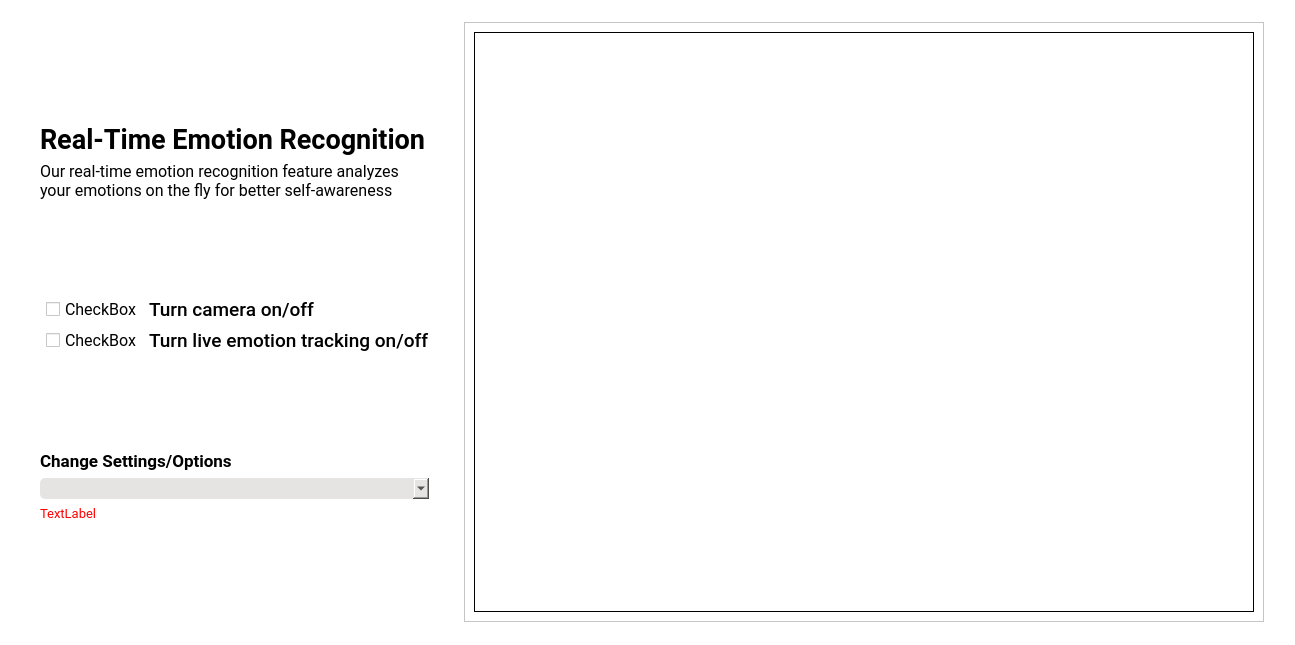
<?xml version="1.0" encoding="UTF-8"?>
<ui version="4.0">
 <class>EmotionRecognitionWindow</class>
 <widget class="QWidget" name="EmotionRecognitionWindow">
  <property name="geometry">
   <rect>
    <x>0</x>
    <y>0</y>
    <width>1295</width>
    <height>645</height>
   </rect>
  </property>
  <property name="windowTitle">
   <string>EmoSense</string>
  </property>
  <property name="windowIcon">
   <iconset resource="../../assets/assets.qrc">
    <normaloff>:/icons/images/icons/logo.png</normaloff>:/icons/images/icons/logo.png</iconset>
  </property>
  <property name="styleSheet">
   <string notr="true">background-color: #fff;
color: #000;
</string>
  </property>
  <layout class="QGridLayout" name="gridLayout_2">
   <item row="0" column="0" colspan="5">
    <spacer name="verticalSpacer">
     <property name="orientation">
      <enum>Qt::Orientation::Vertical</enum>
     </property>
     <property name="sizeHint" stdset="0">
      <size>
       <width>20</width>
       <height>40</height>
      </size>
     </property>
    </spacer>
   </item>
   <item row="3" column="4">
    <spacer name="horizontalSpacer_2">
     <property name="orientation">
      <enum>Qt::Orientation::Horizontal</enum>
     </property>
     <property name="sizeHint" stdset="0">
      <size>
       <width>40</width>
       <height>20</height>
      </size>
     </property>
    </spacer>
   </item>
   <item row="3" column="0">
    <spacer name="horizontalSpacer_3">
     <property name="orientation">
      <enum>Qt::Orientation::Horizontal</enum>
     </property>
     <property name="sizeHint" stdset="0">
      <size>
       <width>40</width>
       <height>20</height>
      </size>
     </property>
    </spacer>
   </item>
   <item row="4" column="0" colspan="5">
    <spacer name="verticalSpacer_4">
     <property name="orientation">
      <enum>Qt::Orientation::Vertical</enum>
     </property>
     <property name="sizeHint" stdset="0">
      <size>
       <width>20</width>
       <height>40</height>
      </size>
     </property>
    </spacer>
   </item>
   <item row="3" column="2">
    <spacer name="horizontalSpacer_4">
     <property name="orientation">
      <enum>Qt::Orientation::Horizontal</enum>
     </property>
     <property name="sizeHint" stdset="0">
      <size>
       <width>40</width>
       <height>20</height>
      </size>
     </property>
    </spacer>
   </item>
   <item row="3" column="3">
    <widget class="QFrame" name="frame_4">
     <property name="minimumSize">
      <size>
       <width>800</width>
       <height>600</height>
      </size>
     </property>
     <property name="frameShape">
      <enum>QFrame::Shape::StyledPanel</enum>
     </property>
     <property name="frameShadow">
      <enum>QFrame::Shadow::Raised</enum>
     </property>
     <layout class="QGridLayout" name="gridLayout_3">
      <item row="0" column="0">
       <widget class="QLabel" name="label_CameraFeed">
        <property name="styleSheet">
         <string notr="true">border: 0.5px solid #000;
</string>
        </property>
        <property name="text">
         <string/>
        </property>
        <property name="pixmap">
         <pixmap resource="../../assets/assets.qrc">:/backgrounds/images/backgrounds/camera-feed.png</pixmap>
        </property>
       </widget>
      </item>
     </layout>
    </widget>
   </item>
   <item row="3" column="1">
    <widget class="QFrame" name="frame_3">
     <property name="styleSheet">
      <string notr="true"/>
     </property>
     <property name="frameShape">
      <enum>QFrame::Shape::NoFrame</enum>
     </property>
     <property name="frameShadow">
      <enum>QFrame::Shadow::Raised</enum>
     </property>
     <layout class="QGridLayout" name="gridLayout">
      <item row="8" column="0" colspan="3">
       <widget class="QLabel" name="label_5">
        <property name="font">
         <font>
          <family>Roboto</family>
          <pointsize>13</pointsize>
          <bold>true</bold>
         </font>
        </property>
        <property name="text">
         <string>Change Settings/Options</string>
        </property>
        <property name="margin">
         <number>0</number>
        </property>
       </widget>
      </item>
      <item row="9" column="0" colspan="3">
       <widget class="QComboBox" name="comboBox_CameraSource">
        <property name="font">
         <font>
          <family>Roboto</family>
          <pointsize>12</pointsize>
         </font>
        </property>
        <property name="styleSheet">
         <string notr="true">background-color: #E5E4E2;
border-radius: 5px;
</string>
        </property>
       </widget>
      </item>
      <item row="2" column="0" colspan="3">
       <widget class="QLabel" name="label_11">
        <property name="font">
         <font>
          <family>Roboto</family>
          <pointsize>12</pointsize>
         </font>
        </property>
        <property name="text">
         <string>Our real-time emotion recognition feature analyzes your emotions on the fly for better self-awareness</string>
        </property>
        <property name="wordWrap">
         <bool>true</bool>
        </property>
       </widget>
      </item>
      <item row="18" column="0" colspan="3">
       <spacer name="verticalSpacer_2">
        <property name="orientation">
         <enum>Qt::Orientation::Vertical</enum>
        </property>
        <property name="sizeHint" stdset="0">
         <size>
          <width>20</width>
          <height>40</height>
         </size>
        </property>
       </spacer>
      </item>
      <item row="5" column="2">
       <widget class="QLabel" name="label_7">
        <property name="font">
         <font>
          <family>Roboto Medium</family>
          <pointsize>14</pointsize>
          <bold>false</bold>
         </font>
        </property>
        <property name="text">
         <string>Turn live emotion tracking on/off</string>
        </property>
        <property name="alignment">
         <set>Qt::AlignmentFlag::AlignJustify|Qt::AlignmentFlag::AlignVCenter</set>
        </property>
        <property name="wordWrap">
         <bool>false</bool>
        </property>
        <property name="margin">
         <number>10</number>
        </property>
       </widget>
      </item>
      <item row="1" column="0" colspan="3" alignment="Qt::AlignmentFlag::AlignLeft">
       <widget class="QLabel" name="label">
        <property name="font">
         <font>
          <family>Roboto</family>
          <pointsize>20</pointsize>
          <bold>true</bold>
         </font>
        </property>
        <property name="text">
         <string>Real-Time Emotion Recognition</string>
        </property>
       </widget>
      </item>
      <item row="0" column="0" colspan="3">
       <spacer name="verticalSpacer_6">
        <property name="orientation">
         <enum>Qt::Orientation::Vertical</enum>
        </property>
        <property name="sizeHint" stdset="0">
         <size>
          <width>20</width>
          <height>40</height>
         </size>
        </property>
       </spacer>
      </item>
      <item row="10" column="0" colspan="3">
       <widget class="QLabel" name="label_ErrorMessageForCameraSettings">
        <property name="font">
         <font>
          <family>Roboto</family>
          <pointsize>10</pointsize>
         </font>
        </property>
        <property name="styleSheet">
         <string notr="true">color: #FF0000;</string>
        </property>
        <property name="text">
         <string>TextLabel</string>
        </property>
       </widget>
      </item>
      <item row="7" column="0" colspan="3">
       <spacer name="verticalSpacer_5">
        <property name="orientation">
         <enum>Qt::Orientation::Vertical</enum>
        </property>
        <property name="sizeHint" stdset="0">
         <size>
          <width>20</width>
          <height>40</height>
         </size>
        </property>
       </spacer>
      </item>
      <item row="3" column="0" colspan="3">
       <spacer name="verticalSpacer_7">
        <property name="orientation">
         <enum>Qt::Orientation::Vertical</enum>
        </property>
        <property name="sizeHint" stdset="0">
         <size>
          <width>20</width>
          <height>40</height>
         </size>
        </property>
       </spacer>
      </item>
      <item row="5" column="1">
       <widget class="QCheckBox" name="checkBox_ToggleActivate">
        <property name="font">
         <font>
          <family>Roboto</family>
          <pointsize>12</pointsize>
         </font>
        </property>
        <property name="text">
         <string>CheckBox</string>
        </property>
       </widget>
      </item>
      <item row="4" column="2">
       <widget class="QLabel" name="label_2">
        <property name="font">
         <font>
          <family>Roboto Medium</family>
          <pointsize>14</pointsize>
         </font>
        </property>
        <property name="text">
         <string>Turn camera on/off</string>
        </property>
        <property name="margin">
         <number>10</number>
        </property>
       </widget>
      </item>
      <item row="4" column="1">
       <widget class="QCheckBox" name="checkBox_ToggleCameraOnOff">
        <property name="font">
         <font>
          <family>Roboto</family>
          <pointsize>12</pointsize>
         </font>
        </property>
        <property name="text">
         <string>CheckBox</string>
        </property>
       </widget>
      </item>
     </layout>
    </widget>
   </item>
  </layout>
 </widget>
 <resources>
  <include location="../../assets/assets.qrc"/>
 </resources>
 <connections/>
</ui>
